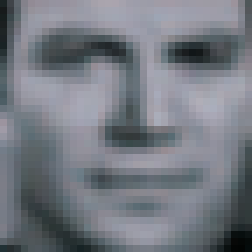
//> input picture face_ref.bmp, 36 x 36 px (shown 7 times larger)
$ ./main   (built with g++ and OpenCV 4)
//> lines starting //> are read from the running program, lines starting //| are printed output that depends on the picture; after the words box and inside, x2 and y2 are one past the last pixel; in counts of white or black regions, pixels touching at a corner belong together
#include <opencv2/opencv.hpp>
#include <stdio.h>
#include <math.h>
#include <vector>

using namespace cv;
using namespace std;

#define PI 3.14159265f
#define WIN 36
#define BLOCK 12
#define STRIDE 6
#define NBIN 9
#define DIM (((WIN - BLOCK) / STRIDE + 1) * ((WIN - BLOCK) / STRIDE + 1) * NBIN)   // 225

float cutoff = 0.87f;
int nmsR = 16;
int boxSize = 32;

void computeHOG(const Mat& img, float* desc)
{
    int maskX[9] = { -1, 0, 1, -1, 0, 1, -1, 0, 1 };
    int maskY[9] = { -1, -1, -1, 0, 0, 0, 1, 1, 1 };
    float mag[WIN * WIN];
    int bin[WIN * WIN];

    for (int y = 0; y < WIN; y++) {
        for (int x = 0; x < WIN; x++) {
            float gx = 0, gy = 0;
            for (int yy = y - 1; yy <= y + 1; yy++) {
                for (int xx = x - 1; xx <= x + 1; xx++) {
                    if (yy < 0 || yy >= WIN || xx < 0 || xx >= WIN) continue;
                    float p = img.at<uchar>(yy, xx) / 255.0f;
                    int k = (yy - y + 1) * 3 + (xx - x + 1);
                    gx += maskX[k] * p;
                    gy += maskY[k] * p;
                }
            }
            float theta = atan2(gy, gx) * 180 / PI;
            if (theta < 0) theta += 180;
            if (theta >= 180) theta -= 180;
            int b = (int)(theta / 20);
            if (b >= NBIN) b = NBIN - 1;

            mag[y * WIN + x] = sqrt(gx * gx + gy * gy);
            bin[y * WIN + x] = b;
        }
    }

    int k = 0;
    for (int by = 0; by <= WIN - BLOCK; by += STRIDE) {
        for (int bx = 0; bx <= WIN - BLOCK; bx += STRIDE) {
            float* h = &desc[k * NBIN];
            for (int i = 0; i < NBIN; i++) h[i] = 0;

            for (int y = by; y < by + BLOCK; y++)
                for (int x = bx; x < bx + BLOCK; x++)
                    h[bin[y * WIN + x]] += mag[y * WIN + x];

            // L2 normalization
            float sum = 1e-6f;
            for (int i = 0; i < NBIN; i++) sum += h[i] * h[i];
            sum = sqrt(sum);
            for (int i = 0; i < NBIN; i++) h[i] /= sum;
            k++;
        }
    }
}

float computeSimilarity(const float* ref, const float* tar)
{
    float nomi = 0, refMag = 0, tarMag = 0;
    for (int k = 0; k < DIM; k++) {
        nomi += ref[k] * tar[k];
        refMag += ref[k] * ref[k];
        tarMag += tar[k] * tar[k];
    }
    return nomi / (sqrt(refMag) * sqrt(tarMag) + 1e-6f);
}

void refHOG(const Mat& ref, float* refHOG_descriptor)
{
    computeHOG(ref, refHOG_descriptor);
}

void drawBox(Mat& img, int x0, int y0, int size)
{
    for (int t = 0; t < 2; t++) {
        for (int i = 0; i < size; i++) {
            img.at<Vec3b>(y0 + t, x0 + i) = Vec3b(255, 255, 255);
            img.at<Vec3b>(y0 + size - 1 - t, x0 + i) = Vec3b(255, 255, 255);
            img.at<Vec3b>(y0 + i, x0 + t) = Vec3b(255, 255, 255);
            img.at<Vec3b>(y0 + i, x0 + size - 1 - t) = Vec3b(255, 255, 255);
        }
    }
}

void searchFaces(const Mat& tar, float* refHOG_descriptor, Mat& simMap, Mat& result)
{
    int w = tar.cols, h = tar.rows;
    int nx = w - WIN + 1, ny = h - WIN + 1;
    vector<float> score(nx * ny);
    float tarHOG[DIM];
    Mat B(WIN, WIN, CV_8UC1);
    float maxScore = -1;

    for (int y = 0; y < ny; y++) {
        for (int x = 0; x < nx; x++) {
            // 1. 현재 위치에서 36x36 블록 B
            for (int yy = 0; yy < WIN; yy++)
                for (int xx = 0; xx < WIN; xx++)
                    B.at<uchar>(yy, xx) = tar.at<uchar>(y + yy, x + xx);

            // 2. B 의 HOG
            computeHOG(B, tarHOG);

            // 3. ref HOG 와 cosine similarity
            float s = computeSimilarity(refHOG_descriptor, tarHOG);

            score[y * nx + x] = s;
            if (s > maxScore) maxScore = s;
        }
    }

    // similarity map (0~255) : 평균 이하는 0, 최고점은 255
    float meanScore = 0;
    for (int i = 0; i < nx * ny; i++) meanScore += score[i];
    meanScore /= nx * ny;

    simMap = Mat::zeros(h, w, CV_8UC1);
    for (int y = 0; y < ny; y++) {
        for (int x = 0; x < nx; x++) {
            float v = (score[y * nx + x] - meanScore) / (maxScore - meanScore);
            if (v < 0) v = 0;
            simMap.at<uchar>(y + WIN / 2, x + WIN / 2) = (uchar)(v * 255);
        }
    }

    result = Mat(h, w, CV_8UC3);
    for (int y = 0; y < h; y++)
        for (int x = 0; x < w; x++) {
            uchar g = tar.at<uchar>(y, x);
            result.at<Vec3b>(y, x) = Vec3b(g, g, g);
        }

    // cut-off + NMS (주변에서 가장 큰 점만)
    int count = 0;
    for (int y = 0; y < ny; y++) {
        for (int x = 0; x < nx; x++) {
            float o = score[y * nx + x];
            if (o < cutoff) continue;

            bool isMax = true;
            for (int yy = max(0, y - nmsR); yy <= min(ny - 1, y + nmsR) && isMax; yy++)
                for (int xx = max(0, x - nmsR); xx <= min(nx - 1, x + nmsR); xx++)
                    if (score[yy * nx + xx] > o) { isMax = false; break; }
            if (!isMax) continue;

            int cx = x + WIN / 2, cy = y + WIN / 2;
            drawBox(result, cx - boxSize / 2, cy - boxSize / 2, boxSize);
            printf("face %d : (%d, %d)  %.3f\n", ++count, cx, cy, o);
        }
    }
    printf("total faces : %d\n", count);
}

int main()
{
    Mat ref = imread("face_ref.bmp", 0);
//> ref: 36 rows x 36 cols, CV_8UC1; min 3, max 176, mean 120.7
    Mat tar = imread("face_tar.bmp", 0);
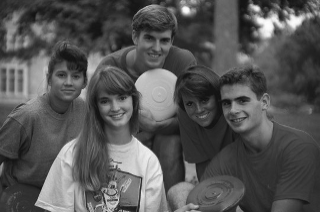
//> input picture face_tar.bmp, 320 x 212 px
//> tar is the input picture: 212 rows x 320 cols, CV_8UC1; min 16, max 253, mean 85.6

    float refHOG_descriptor[300];
    Mat simMap, result;

    refHOG(ref, refHOG_descriptor);
//> after the loop in computeHOG, `for (int y = 0; y < WIN; y++)`: mag = 1296 values, max 1.95 at index 16, min 0.00784 at index 1024, mean 0.445; bin = 1296 values, max 8 at index 36, min 0 at index 38, mean 3.81
//> the loop in computeHOG, `for (int by = 0; by <= WIN - BLOCK; by += STRIDE)` made 5 passes
//> k on passes 1 to 5: 5, 10, 15, 20, 25
//> after the loop in computeHOG, `for (int by = 0; by <= WIN - BLOCK; by += STRIDE)`: k = 25
//> refHOG_descriptor = 300 values, max 0.965 at index 211, min 0 at index 190, mean 0.182
    searchFaces(tar, refHOG_descriptor, simMap, result);
//> the loop in searchFaces, `for (int y = 0; y < ny; y++)` made 177 passes
//> maxScore on passes 1 to 3: 0.849, 0.85, 0.85
//> after the loop in searchFaces, `for (int y = 0; y < ny; y++)`:
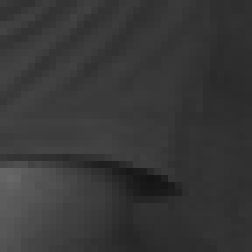
//> B: 36 rows x 36 cols, CV_8UC1 (shown 7 times larger); min 20, max 103, mean 55.5
//> after the loop in searchFaces, `for (int y = 0; y < ny; y++)`: tarHOG = 225 values, max 0.944 at index 31, min 0.00201 at index 7, mean 0.224; score = 50445 items; maxScore = 0.901
//> the loop in searchFaces, `for (int i = 0; i < nx * ny; i++) meanScore += score[i];` made 50445 passes
//> meanScore on passes 1 to 3: 0.694, 1.38, 2.07
//> after the loop in searchFaces, `for (int i = 0; i < nx * ny; i++) meanScore += score[i];`: meanScore = 36194.9
//> in searchFaces, `meanScore /= nx * ny;`: meanScore = 0.718
//> after the loop in searchFaces, `for (int y = 0; y < ny; y++)`:
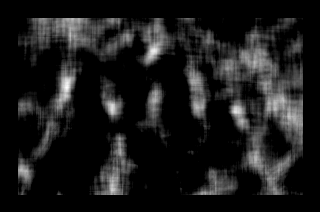
//> simMap: 212 rows x 320 cols, CV_8UC1; min 0, max 255, mean 26.5
//> the loop in searchFaces, `for (int y = 0; y < ny; y++)` made 177 passes
//> count on passes 1 to 3: 0, 0, 0
//> after the loop in searchFaces, `for (int y = 0; y < ny; y++)`:
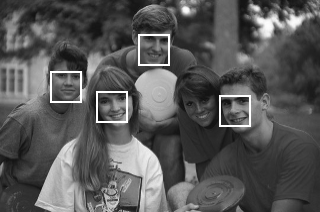
//> result: 212 rows x 320 cols, CV_8UC3; 1.42% of pixels changed, all inside (x1, y1, x2, y2) = (50, 34, 251, 127)
//> after the loop in searchFaces, `for (int y = 0; y < ny; y++)`: count = 4
//| total faces : 4

    imwrite("similarity_map.bmp", simMap);
    imwrite("detection_result.bmp", result);
    imshow("similarity map", simMap);
    imshow("detection result", result);
    waitKey(0);
    return 0;
}
